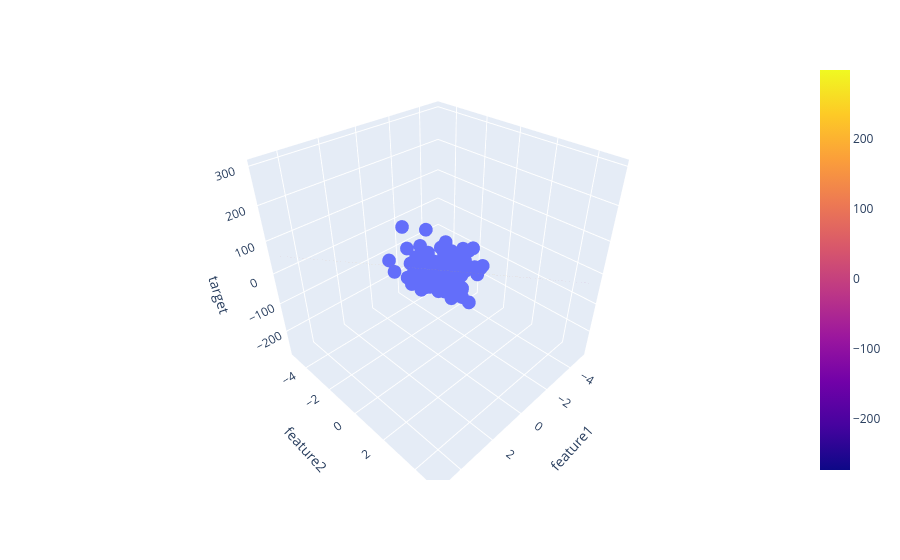

Write notebook code for a chart like this one.
### Code cell
# 3D........................working

fig = px.scatter_3d(df, x='feature1', y='feature2', z='target')

fig.add_trace(go.Surface(x = x, y = y, z =z ))

fig.show()
